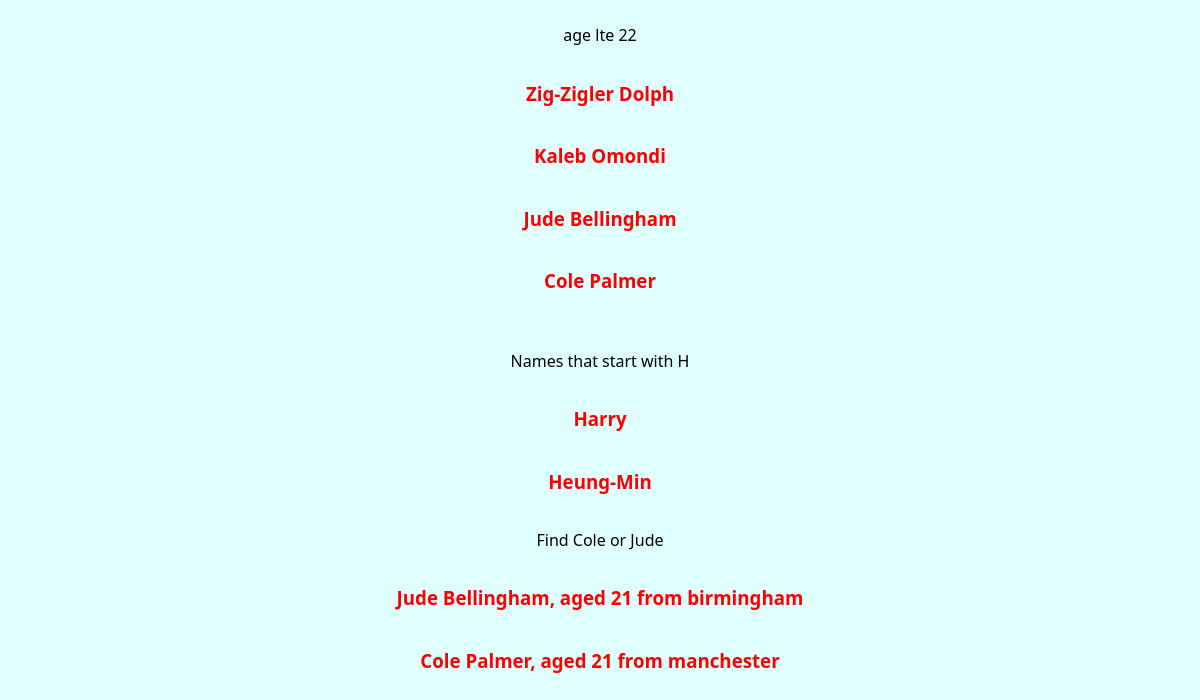
/testing2/, run on the app's committed database.
### members/models.py (models this page shows)
class Member(models.Model):
    firstname = models.CharField(max_length=255)
    lastname = models.CharField(max_length=255)
    age = models.IntegerField(null=True)
    phone = models.IntegerField(null=True)
    city = models.CharField(max_length=255,null=True)

### members/views.py (the view)
# urls.py: path('testing2/',views.testing2,name='testing2')
def testing2(request):
    myData = Member.objects.filter(age__lte=22).order_by('-firstname').values()
    myData2 = Member.objects.filter(firstname__istartswith='H').values()
    myData3 = Member.objects.filter(Q(firstname__iexact='cole') | Q(firstname__iexact='jude')).values()
    template = loader.get_template('testing2.html')
    context = {
        'myData':myData,
        'myData2':myData2,
        'myData3':myData3,
    }
    return HttpResponse(template.render(context,request))

### members/templates/testing2.html (shortened to what this page needs)
{% load static %}
<!DOCTYPE html>
<html lang="en">
<head>
    <link rel="stylesheet" href="{% static 'myglobal.css' %}">
</head>
<body>
    <p>age lte 22</p>
    {%for x in myData%}
        <h3>{{x.firstname}} {{x.lastname}}</h3>
    {%endfor%}
    <br>
    <p>Names that start with H</p>
    {%for x in myData2%}
        <h3>{{x.firstname}}</h3>
    {%endfor%}
    <p>Find Cole or Jude</p>
    {%for x in myData3%}
        <h3>{{x.firstname}} {{x.lastname}}, aged  {{x.age}} from {{x.city}}</h3>
    {%endfor%}
</body>
</html>

### mystaticfiles/myglobal.css (style rules this page uses)
body { display: flex; justify-content: center; align-items: center; flex-direction: column; background-color: lightcyan; font-family: system-ui, -apple-system, BlinkMacSystemFont, 'Segoe UI', Roboto, Oxygen, Ubuntu, Cantarell, 'Open Sans', 'Helvetica Neue', sans-serif; }
h1, h3 { text-align: center; color: red; }

### data on the page
Member: firstname "Zig-Zigler", lastname "Dolph"
Member: firstname "Kaleb", lastname "Omondi"
Member: firstname "Jude", lastname "Bellingham", age "21", city "birmingham"
Member: firstname "Cole", lastname "Palmer", age "21", city "manchester"
Member: firstname "Harry"
Member: firstname "Heung-Min"
